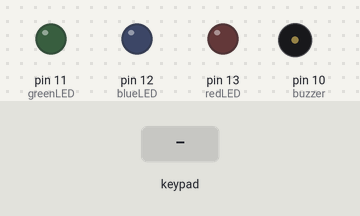
A sketch run on a simulated Arduino Uno, built with avr-gcc and run on an emulated ATmega328P. Shown: output pins drawn as LEDs (lit = HIGH), buzzer (waves = sounding, pin HIGH). The inputs (shaded band) are chosen by the test bench.

Above: at 1.2 s.
1.3 s: keypad keys 2 3 4 5 pressed 0.4 s apart
At 3.3 s:
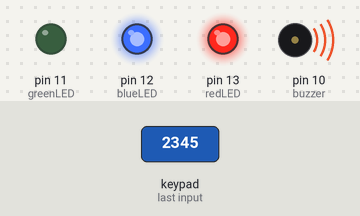
4.4 s: key '1' pressed
At 5.1 s:
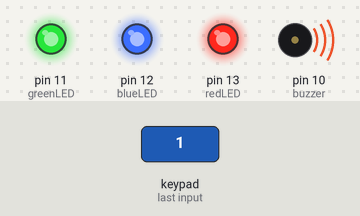
5.9 s: key '0' pressed
At 7.1 s:
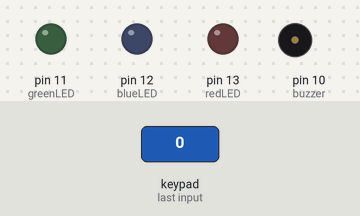
7.4 s: keypad keys 1 3 9 7 pressed 0.4 s apart
At 8.6 s:
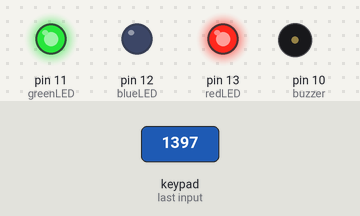
10.5 s: key '2' pressed
At 10.9 s:
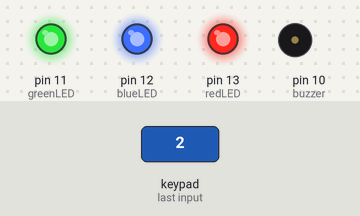
12.0 s: key '4' pressed
At 13.3 s:
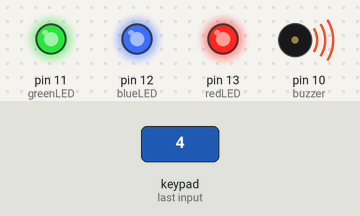
Timing chart, 0 to 14.5 s (numbered marks = the images above; inputs shaded):
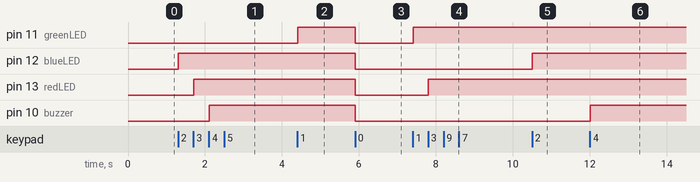

The sketch:

Keypad.ino
```cpp
#include <Keypad.h>

// Define LED and buzzer pins
const int redLED = 13;
const int greenLED = 11;
const int blueLED = 12;
const int buzzer = 10;

// Define keypad rows and columns
const byte ROWS = 4;
const byte COLS = 4;

char keys[ROWS][COLS] = {
  {'1','2','3','A'},
  {'4','5','6','B'},
  {'7','8','9','C'},
  {'*','0','#','D'}
};

// Connect keypad row and column pins
byte rowPins[ROWS] = {2, 3, 4, 5};
byte colPins[COLS] = {6, 7, 8, 9};

// Create keypad object
Keypad keypad = Keypad(makeKeymap(keys), rowPins, colPins, ROWS, COLS);

void setup() {
  pinMode(redLED, OUTPUT);
  pinMode(greenLED, OUTPUT);
  pinMode(blueLED, OUTPUT);
  pinMode(buzzer, OUTPUT);
  Serial.begin(9600);
}

void loop() {
  char key = keypad.getKey();
  if (key) {
    switch (key) {
      case '3':
        digitalWrite(redLED, HIGH);
        break;
      case '1':
        digitalWrite(greenLED, HIGH);
        break;
      case '2':
        digitalWrite(blueLED, HIGH);
        break;
      case '4':
        digitalWrite(buzzer, HIGH);
        break;
      case '0':
        digitalWrite(redLED, LOW);
        digitalWrite(greenLED, LOW);
        digitalWrite(blueLED, LOW);
        digitalWrite(buzzer, LOW);
        break;
    }
  }
}
```

Measured:
- after the input at 1.3 s, pin 12 (blueLED): LOW → HIGH at once; pin 13 (redLED): LOW → HIGH after 0.41 s; pin 10 (buzzer): LOW → HIGH after 0.81 s
- after the input at 4.4 s, pin 11 (greenLED): LOW → HIGH at once
- after the input at 5.9 s, pin 11 (greenLED), pin 12 (blueLED), pin 13 (redLED), pin 10 (buzzer): HIGH → LOW at once
- after the input at 7.4 s, pin 11 (greenLED): LOW → HIGH at once; pin 13 (redLED): LOW → HIGH after 0.40 s
- after the input at 10.5 s, pin 12 (blueLED): LOW → HIGH at once
- after the input at 12.0 s, pin 10 (buzzer): LOW → HIGH at once
